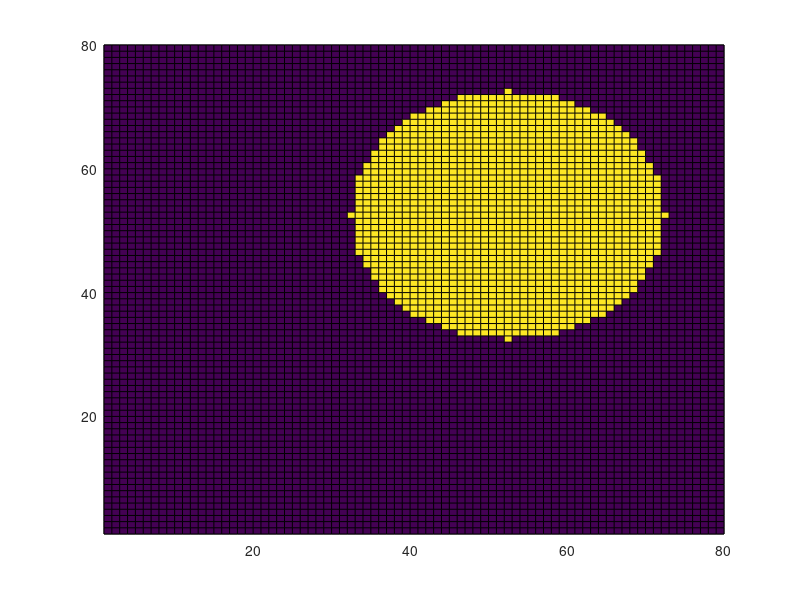

Here is the MATLAB script that generated this plot:
%% Задаём поле Z=0
%Парамеры источника:
global Lx Ly D f c
Lx =10;Ly=10; f =10^6; c =1500000;

%Расчёт шага сетки,k,lymda:
global k lymda step
lymda =c/f; k = 2*pi/lymda; step = lymda/6;

%Задаём поле источника
global N M
N = Lx/step;
M = Ly/step;
R = N/2;
IST = zeros(2*N,2*M);
I1 = 1:2*N; 
I2 = 1:2*M;
x = I1-N;                 % mask x-coordinates 
y = I1-M;                 % mask y-coordinates
[X,Y] = meshgrid(x,y);    % create 2-D mask grid
A = (X.^2 + Y.^2 <= R^2); % circular aperture of radius R
IST(A) = 1; 
%pcolor(IST);


%% УГЛОВОЙ СПЕКТР
global z 
z = 20;
hh = (pi/Lx)^2;
%Расчёт углового спектра(БПФ):
%F =(fft2(IST));
F = fftshift(fft2(IST));
%Домножение на член распространения:

for n = 1:2*N
    for m = 1:2*M
%         kx = (n-N)*pi/Lx;
%         ky = (m-M)*pi/Ly;
        S(n,m) = F(n,m)*exp((-1i*z/(2*k))*((n-N)^2+(m-M)^2)*hh);     
    end
end
%   pcolor(abs(S));
%Обратное БПФ:     
 Res =ifft2(S)/4/pi^2;
% pcolor(abs(Res));

%% Обратная задача
Res_0 = conj(Res);
Fobr = fftshift(fft2(Res_0));
%Домножение на член распространения:

for n = 1:2*N
    for m = 1:2*M
        Sobr(n,m) = Fobr(n,m)*exp((-1i*z/(2*k))*((n-N)^2+(m-M)^2)*hh);     
    end
end

%Обратное БПФ:     
Res_obr =ifft2(Sobr)/4/pi^2;
pcolor(abs(Res_obr));


